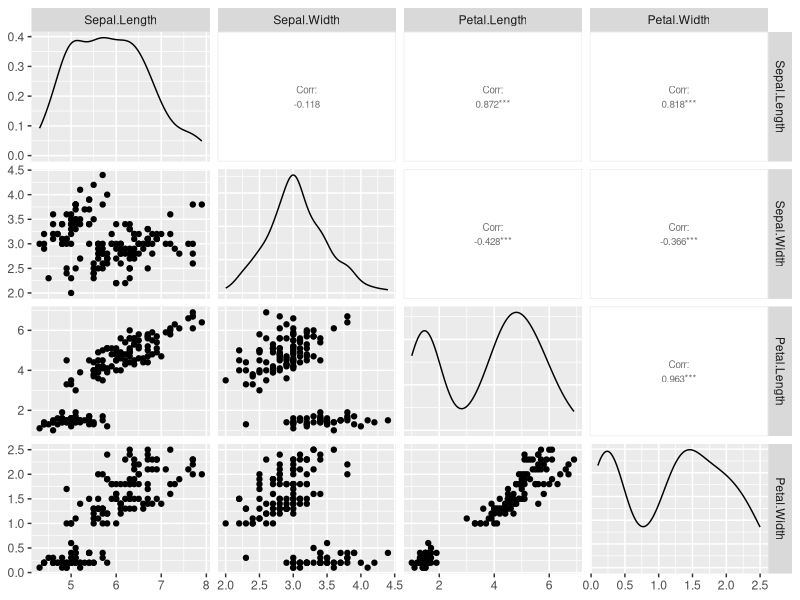
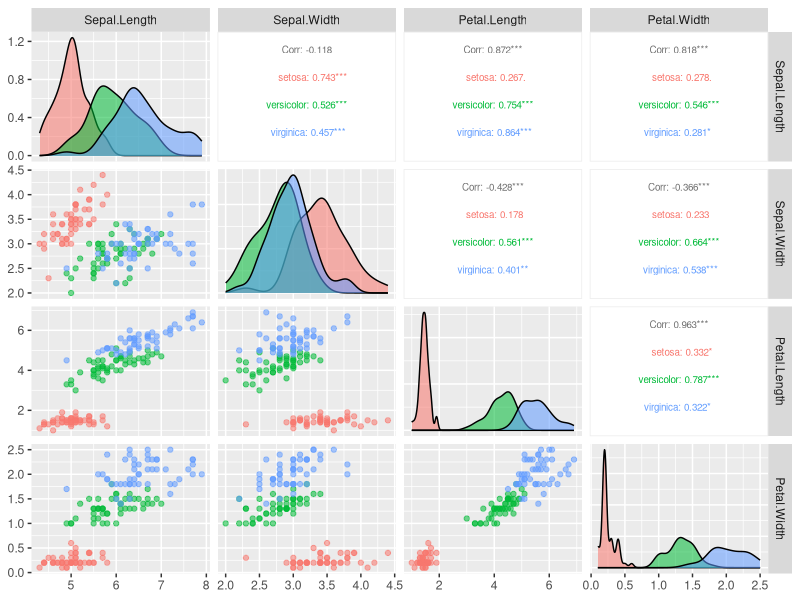

Reproduce these figures in R, in order.
# 데이터 전처리 과정 중 1단계
# 데이터 프로파일링: 분석할 데이터를 파악하는 단계

W = c("가", "나", "", "라", "마", "바", "사", "아", "자", "차")
X = c(1, 2, 3, NA, 5, 6, 7, 8, 9, 0)
Y = c(10, 20, NULL, 40, 50, NaN, 70, 80, 90, 100, 110)
Z = c(5, 10/0, Inf, -20/0, -Inf, 0/0, NaN, 40, 45, 50)

df = data.frame(W, X, Y, Z)
df

# 데이터프레임의 요약된 정보 파악을 위한 방법 (프로파일링)
str(df)
summary(df)

# W열에 해당하는 빈 문자열을 확인 (프로파일링)
nzchar(df$W)

# 모든 컬럼의 빈문자열 확인 (프로파일링)
empty = apply(df, 2, nzchar)
empty

# 각 열별 빈문자열 개수의 합계
colSums(!empty)

# 각 행별 빈문자열 개수의 합계
rowSums(!empty)

# 결측치(NA, NaN) 확인

# 결측치 여부
is.na(df)

# 전체 결측치 개수
sum(is.na(df))

# 열별 결측치 개수
colSums(is.na(df))

# 행별 결측치 개수
rowSums(is.na(df))

# Z열의 Infinity(무한대) 여부 파악
is.infinite(df$Z)

# Z열의 무한대 개수를 파악
sum(is.infinite(df$Z))

iris

# 데이터의 구조 (행과 열의 개수, 각 열별 데이터의 요약내용)
str(iris)

# 데이터 요약 정보(최소값, 1, 3분위수, 중앙값, 평균값, 최대값)
summary(iris)

# 데이터 분포 파악 : 페어플롯을 출력해서 분포 파악
# 확률밀도, 상관계수, 산포도
install.packages("GGally")
library(GGally)

ggpairs(data=iris, columns = 1:4, upper = list(continuous = wrap("cor", size=2.5)))

ggpairs(data=iris, columns = 1:4, aes(color=Species, alpha = 0.5), upper = list(continuous = wrap("cor", size=2.5)))


# 2단계 : 데이터 정제
# 결측치 삭제, 결측치를 대체값으로 수정

# 결측치(NA, NaN) 행삭제
df2 = na.omit(df)
df2

# 원하는 조건을 만족하는 행만 추출
library(dplyr)

# df의 Z열에서 유한한 값을 갖는 행들만 추출
df2 = filter(df, is.finite(Z))
df2


# df의 W열이 빈문자열이 아니고, Z열의 유한한 값인 행만 추출
df2 = filter(df, nzchar(W) & is.finite(Z))
df2

# df의 W이 빈문자열이 아니고, Z열의 유한한 값인 행과 특정열(W, X열) 추출
df2 = subset(df, nzchar(W) & is.finite(Z), select = c(W, X))
df2


# 결측치나 특정 조건을 만족하는 값들을 업데이트(수정)
df3 = df

df3$X[df3$X==0] = 10
df3

df3$X[is.na(df3$X)] = 4
df3

df3$Y[is.nan(df3$Y)] = 60
df3

df3$Z[is.nan(df3$Z)] = 30
df3

df3$Z[df3$Z>=Inf] = 10
df3

df3$Z[df3$Z<=-Inf] = 20
df3

df3$W[df3$W==""] = "UnKnown"
df3



# 의미 있는 값(평균, 중앙값, 최대, 최소값)으로 결측치나 특정 조건을 만족하는 값들을 업데이트(수정)
df3 = df

df3$X[df3$X==0] = 10
df3

df3$X[is.na(df3$X)] = mean(df3$X[is.finite(df3$X)])
df3

df3$Y[is.nan(df3$Y)] = median(df3$Y[is.finite(df3$Y)])
df3

df3$Z[is.nan(df3$Z)] = mean(df3$Z[is.finite(df3$Z)])
df3

df3$Z[df3$Z>=Inf] = max(df3$Z[is.finite(df3$Z)])
df3

df3$Z[df3$Z<=-Inf] = min(df3$Z[is.finite(df3$Z)])
df3

df3$W[df3$W==""] = "다"
df3


# 3단계 : 데이터 통합
# 여러 데이터프레임을 하나로 합치는 것
library(dplyr)

df1 = data.frame(ID=1:3, 성명=c("장발장", "팡틴", "자베르"))
df1

df2 = data.frame(ID=2:4, 경력=c(7, 5, 10))
df2


# inner join(ID값으로 테이블 통합)
inner_join(df1, df2, by='ID')

# full outer join(완전외부조인 - 테이블 완전 통합)
full_join(df1, df2, by='ID')


# 입력하는 데이터 프레임 기준으로 오른쪽 왼쪽을 의미.
# left outer join(왼쪽외부조인: 왼쪽의 데이터 프레임이 손실되지 않는다.)
left_join(df1, df2, by='ID')

# right outer join(오른쪽외부조인: 오른쪽의 데이터 프레임이 손실되지 않는다.)
right_join(df1, df2, by='ID')








